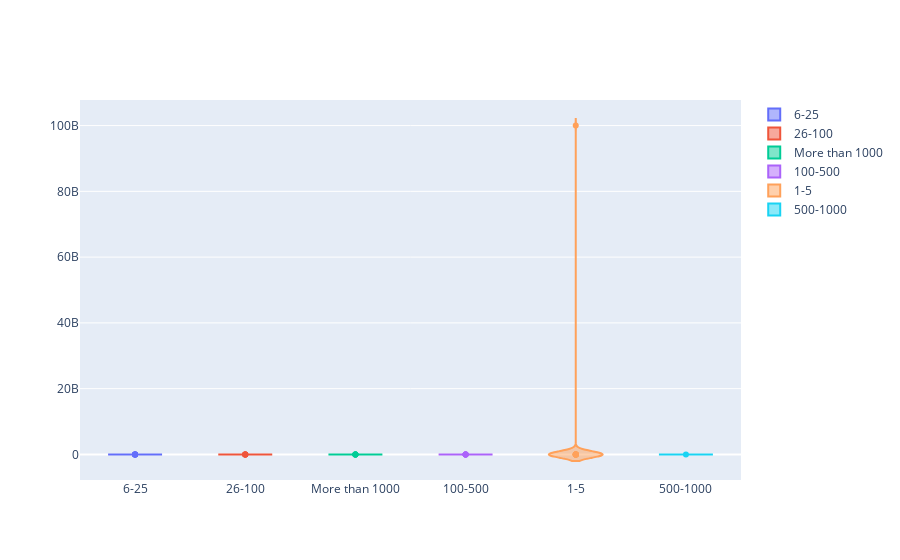

Source (notebook cell):
### Code cell
company_size_age_plot.show()

### Figure 1 — Plotly figure (JSON) as saved in the notebook; plotly's stock layout.template omitted (floating-point values rounded to 4 significant figures; data arrays with more than 128 entries replaced by an {"elided": "..."} marker saying what was removed)
{"data": [{"name": "6-25", "x": {"elided": "290 str values"}, "y": {"elided": "290 int values"}, "type": "violin"}, {"name": "26-100", "x": {"elided": "289 str values"}, "y": {"elided": "289 int values"}, "type": "violin"}, {"name": "More than 1000", "x": {"elided": "282 str values"}, "y": {"elided": "282 int values"}, "type": "violin"}, {"name": "100-500", "x": {"elided": "176 str values"}, "y": {"elided": "176 int values"}, "type": "violin"}, {"name": "1-5", "x": {"elided": "162 str values"}, "y": {"elided": "162 int values"}, "type": "violin"}, {"name": "500-1000", "x": ["500-1000", "500-1000", "500-1000", "500-1000", "500-1000", "500-1000", "500-1000", "500-1000", "500-1000", "500-1000", "500-1000", "500-1000", "500-1000", "500-1000", "500-1000", "500-1000", "500-1000", "500-1000", "500-1000", "500-1000", "500-1000", "500-1000", "500-1000", "500-1000", "500-1000", "500-1000", "500-1000", "500-1000", "500-1000", "500-1000", "500-1000", "500-1000", "500-1000", "500-1000", "500-1000", "500-1000", "500-1000", "500-1000", "500-1000", "500-1000", "500-1000", "500-1000", "500-1000", "500-1000", "500-1000", "500-1000", "500-1000", "500-1000", "500-1000", "500-1000", "500-1000", "500-1000", "500-1000", "500-1000", "500-1000", "500-1000", "500-1000", "500-1000", "500-1000", "500-1000"], "y": [36, 30, 34, 32, 31, 22, 27, 25, 37, 35, 34, 29, 41, 29, 24, 32, 31, 41, 42, 24, 30, 37, 33, 18, 33, 46, 41, 22, 25, 39, 27, 43, 28, 34, 32, 31, 25, 39, 39, 44, 37, 37, 41, 38, 40, 36, 33, 43, 31, 26, 27, 39, 32, 34, 30, 39, 43, 72, 34, 30], "type": "violin"}], "layout": {"xaxis": {"type": "category", "range": [-0.5, 5.5], "autorange": true}, "yaxis": {"type": "linear", "range": [-7778000000.0, 107800000000.0], "autorange": true}, "autosize": true}}
